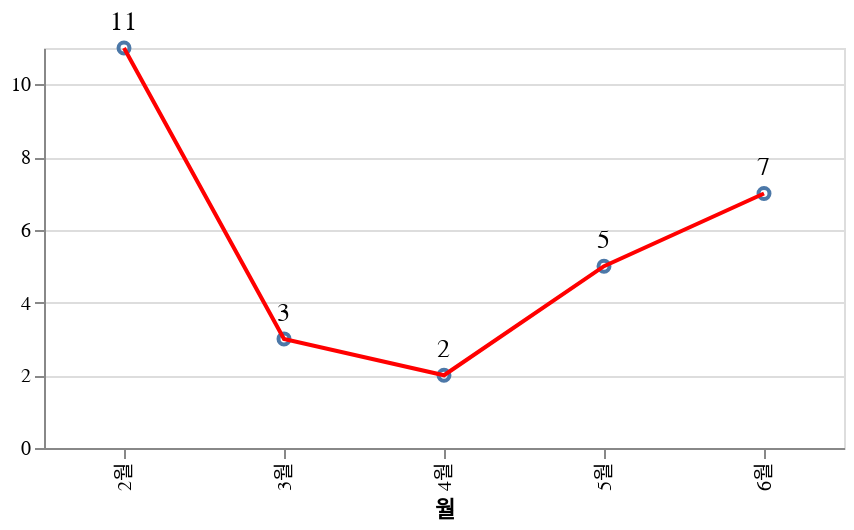

Notebook source saved alongside this figure:
### Markdown cell above
#### EU

### Code cell
regex = '^(EU|Global)'
df_filtered = df[df['리전'].apply(lambda x: True if re.search(regex, x) else False) & (df['테넌트']== 'PRD') & (df['진행상태']=='완료')]
source = df_filtered
chart = get_lineChart(source)
chart

### Figure 1 — Vega-Lite specification as saved in the notebook (floating-point values rounded to 4 significant figures)
{"config": {"view": {"continuousWidth": 400, "continuousHeight": 300}}, "layer": [{"mark": "point", "encoding": {"x": {"field": "월", "type": "nominal"}, "y": {"aggregate": "count", "type": "quantitative"}}}, {"mark": {"type": "line", "color": "red"}, "encoding": {"x": {"field": "월", "type": "nominal"}, "y": {"aggregate": "count", "title": "", "type": "quantitative"}}}, {"mark": {"type": "text", "align": "center", "baseline": "line-top", "color": "black", "dy": -20, "fontSize": 13}, "encoding": {"text": {"aggregate": "count", "field": "성패", "type": "quantitative"}, "x": {"field": "월", "type": "nominal"}, "y": {"aggregate": "count", "title": "", "type": "quantitative"}}}], "data": {"name": "data-767e12eccbb21777afc7c8e36c210469"}, "height": 200, "width": 400, "$schema": "https://vega.github.io/schema/vega-lite/v4.17.0.json", "datasets": {"data-767e12eccbb21777afc7c8e36c210469": [{"년도": "22년", "월": "2월", "리전": "EU", "AZ": "1센터", "테넌트": "PRD", "진행상태": "완료", "성패": "성공", "Ticket": "EUCLOUD-1712", "Summary": "[ccSP API G/W] SSL 인증서 교체 요청", "Description": "로드밸런서"}, {"년도": "22년", "월": "2월", "리전": "EU", "AZ": "1센터", "테넌트": "PRD", "진행상태": "완료", "성패": "성공", "Ticket": "EUCLOUD-1711", "Summary": "운영계 LB Port 추가 요청", "Description": "로드밸런서"}, {"년도": "22년", "월": "2월", "리전": "EU", "AZ": "1센터", "테넌트": "PRD", "진행상태": "완료", "성패": "성공", "Ticket": "EUCLOUD-1711", "Summary": "검증계 LB Port 추가 요청", "Description": "로드밸런서"}, {"년도": "22년", "월": "2월", "리전": "EU", "AZ": "1센터", "테넌트": "PRD", "진행상태": "완료", "성패": "성공", "Ticket": "EUCLOUD-1707", "Summary": "MCP SBS VM 생성 요청", "Description": "컴퓨트"}, {"년도": "22년", "월": "2월", "리전": "EU", "AZ": "1센터", "테넌트": "PRD", "진행상태": "완료", "성패": "성공", "Ticket": "EUCLOUD-1790", "Summary": "MCP SBS LB Member 추가 요청", "Description": "로드밸런서"}, {"년도": "22년", "월": "2월", "리전": "EU", "AZ": "1센터", "테넌트": "PRD", "진행상태": "완료", "성패": "성공", "Ticket": "EUCLOUD-1776", "Summary": "Dbsafer Manager 속도 개선 패치 작업", "Description": "컴퓨트"}, {"년도": "22년", "월": "2월", "리전": "EU", "AZ": "1센터", "테넌트": "PRD", "진행상태": "완료", "성패": "성공", "Ticket": "EUCLOUD-1756", "Summary": "[vTwin] k8s 버전 업그레이드 신청", "Description": "k8s"}, {"년도": "22년", "월": "2월", "리전": "EU", "AZ": "1센터", "테넌트": "PRD", "진행상태": "완료", "성패": "성공", "Ticket": "EUCLOUD-1807", "Summary": "Base LB Aflex 추가 요청", "Description": "로드밸런서"}, {"년도": "22년", "월": "2월", "리전": "EU", "AZ": "1센터", "테넌트": "PRD", "진행상태": "완료", "성패": "성공", "Ticket": "EUCLOUD-1812", "Summary": "EU 전 VM ladvd 패키지 Disable(버그성 이슈)", "Description": "컴퓨트"}, {"년도": "22년", "월": "2월", "리전": "EU", "AZ": "1센터", "테넌트": "PRD", "진행상태": "완료", "성패": "성공", "Ticket": "EUCLOUD-1833", "Summary": "LB Port 추가 및 인증서 적용 요청", "Description": "로드밸런서"}, {"년도": "22년", "월": "2월", "리전": "EU", "AZ": "1센터", "테넌트": "PRD", "진행상태": "완료", "성패": "성공", "Ticket": "EUCLOUD-1836", "Summary": "유럽 CCS 차량 IP Range 부족으로 신규 Network 추가", "Description": "네트워크"}, {"년도": "22년", "월": "3월", "리전": "EU", "AZ": "1센터", "테넌트": "PRD", "진행상태": "완료", "성패": "성공", "Ticket": "EUCLOUD-1870", "Summary": "NMS 서버 자원 반환 요청 ( 메모리 사용률 높아 다운 불가하여 중단)", "Description": "컴퓨트"}, {"년도": "22년", "월": "3월", "리전": "EU", "AZ": "1센터", "테넌트": "PRD", "진행상태": "완료", "성패": "성공", "Ticket": "EUCLOUD-1917", "Summary": "MCP VM 공인 IP NAT 설정", "Description": "네트워크"}, {"년도": "22년", "월": "3월", "리전": "EU", "AZ": "1센터", "테넌트": "PRD", "진행상태": "완료", "성패": "성공", "Ticket": "EUCLOUD-2011", "Summary": "NodeSafer Module 패치", "Description": "컴퓨트"}, {"년도": "22년", "월": "4월", "리전": "EU", "AZ": "1센터", "테넌트": "PRD", "진행상태": "완료", "성패": "성공", "Ticket": "EUCLOUD-1751", "Summary": "EU 방화벽 OS 업그레이드 ", "Description": "방화벽"}, {"년도": "22년", "월": "4월", "리전": "EU", "AZ": "1센터", "테넌트": "PRD", "진행상태": "완료", "성패": "성공", "Ticket": "EUCLOUD-2137", "Summary": "신규 LB 생성 요청", "Description": "로드밸런서"}, {"년도": "22년", "월": "5월", "리전": "EU", "AZ": "1센터", "테넌트": "PRD", "진행상태": "완료", "성패": "성공", "Ticket": "EUCLOUD-2206", "Summary": "LB 멤버 추가 작업", "Description": "로드밸런서"}, {"년도": "22년", "월": "5월", "리전": "EU", "AZ": "1센터", "테넌트": "PRD", "진행상태": "완료", "성패": "성공", "Ticket": "EUCLOUD-2223", "Summary": "tomtom서버 스케일 업 요청", "Description": "컴퓨트"}, {"년도": "22년", "월": "5월", "리전": "EU", "AZ": "1센터", "테넌트": "PRD", "진행상태": "완료", "성패": "성공", "Ticket": "EUCLOUD-2220", "Summary": "[ccSP-PUSH] 서버 메모리 증설 요청", "Description": "컴퓨트"}, {"년도": "22년", "월": "5월", "리전": "EU", "AZ": "1센터", "테넌트": "PRD", "진행상태": "완료", "성패": "성공", "Ticket": "EUCLOUD-2284", "Summary": "CPU 자원 활용 최적화를 위한 자원 회수 ", "Description": "컴퓨트"}, {"년도": "22년", "월": "5월", "리전": "EU", "AZ": "1센터", "테넌트": "PRD", "진행상태": "완료", "성패": "성공", "Ticket": "EUCLOUD-2297", "Summary": "Failover 되었던 DB의 Master 원복 작업 요청", "Description": "DB"}, {"년도": "22년", "월": "6월", "리전": "EU", "AZ": "1센터", "테넌트": "PRD", "진행상태": "완료", "성패": "성공", "Ticket": "EUCLOUD-2309", "Summary": "GOMS LB 멤버 추가 요청", "Description": "로드밸런서"}, {"년도": "22년", "월": "6월", "리전": "EU", "AZ": "1센터", "테넌트": "PRD", "진행상태": "완료", "성패": "성공", "Ticket": "EUCLOUD-2322", "Summary": "CCS 유휴 자원 반납 요청", "Description": "컴퓨트"}, {"년도": "22년", "월": "6월", "리전": "EU", "AZ": "1센터", "테넌트": "PRD", "진행상태": "완료", "성패": "성공", "Ticket": "EUCLOUD-2179", "Summary": "Volume 회수 요청", "Description": "컴퓨트"}, {"년도": "22년", "월": "6월", "리전": "EU", "AZ": "1센터", "테넌트": "PRD", "진행상태": "완료", "성패": "성공", "Ticket": "EUCLOUD-2379", "Summary": "신규 LB 생성 요청", "Description": "로드밸런서"}, {"년도": "22년", "월": "6월", "리전": "EU", "AZ": "1센터", "테넌트": "PRD", "진행상태": "완료", "성패": "성공", "Ticket": "EUCLOUD-2451", "Summary": "Pre-filter 적용 GIS(GTC-C) 요청", "Description": "방화벽"}, {"년도": "22년", "월": "6월", "리전": "EU", "AZ": "1센터", "테넌트": "PRD", "진행상태": "완료", "성패": "성공", "Ticket": "EUCLOUD-2326", "Summary": "LB 신규 인증서 추가", "Description": "로드밸런서"}, {"년도": "22년", "월": "6월", "리전": "EU", "AZ": "1센터", "테넌트": "PRD", "진행상태": "완료", "성패": "성공", "Ticket": "EUCLOUD-2523", "Summary": "Rancher-webhook-tls 인증서갱신", "Description": "rancher"}]}}
